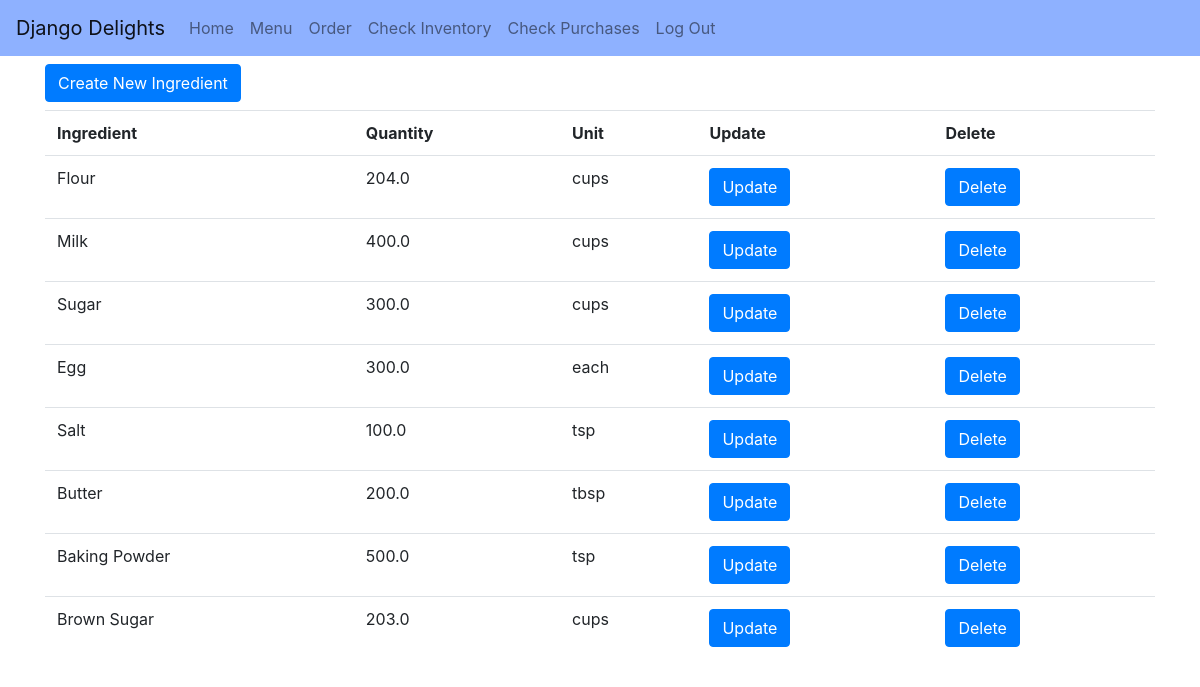
Before: /ingredients/ (signed in) with the older database file.
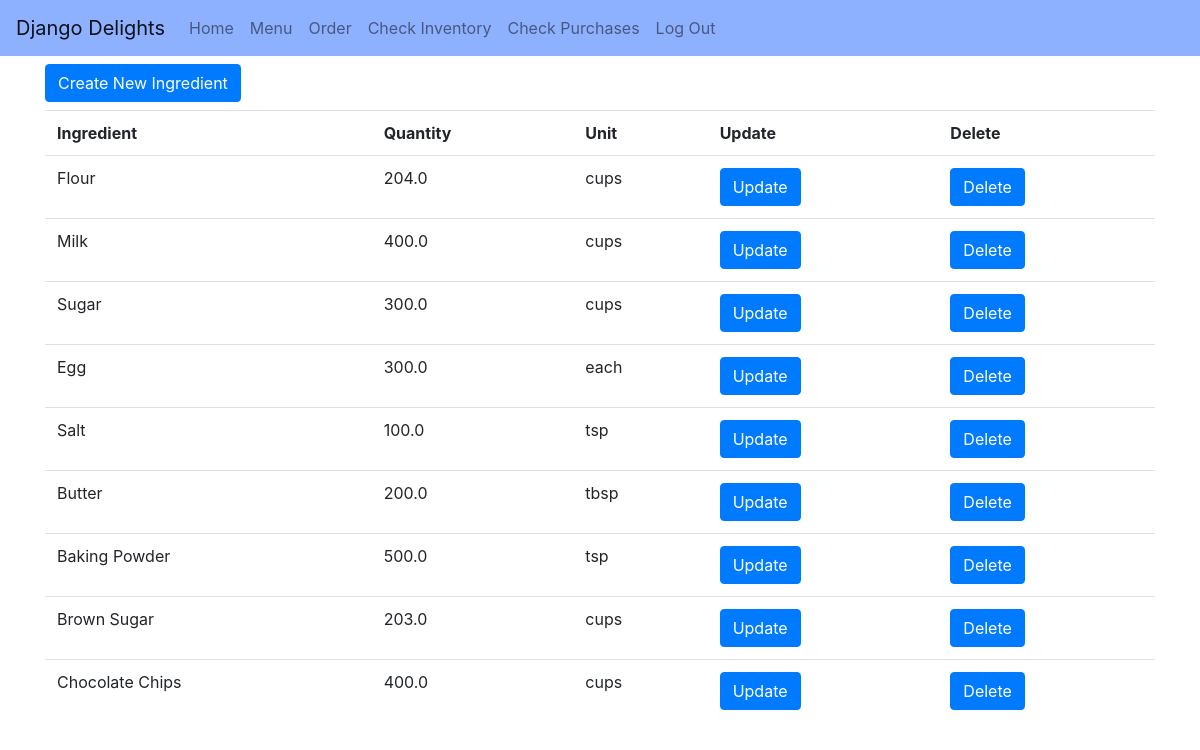
After: the same page with the newer database file.
### inventory/models.py (models this page shows, shortened)
class Ingredient(models.Model):
    POUNDS = 'lbs'
    CUPS = 'cups'
    TABLESPOONS = 'tbsp'
    TEASPOONS = 'tsp'
    EACH = 'each'
    UNIT_CHOICES = [
        (POUNDS, 'Pounds'),
        (CUPS, 'Cups'),
        (TABLESPOONS, 'Tablespoons'),
        (TEASPOONS, 'Teaspoons'),
        (EACH, 'Each')
    ]
    name = models.CharField(max_length=100)
    quantity = models.FloatField()
    unit = models.CharField(max_length=4, choices=UNIT_CHOICES)
    price_per_unit = models.DecimalField(max_digits=10, decimal_places=2)
    def __str__(self) -> str:
        return self.name

### inventory/views.py (the view)
# urls.py: path('ingredients/', views.IngredientList.as_view(), name='ingredients'),
class IngredientList(LoginRequiredMixin, ListView):
    model = Ingredient
    context_object_name = 'ingredient_list'
    template_name = 'inventory/ingredient_list.html'

### inventory/templates/inventory/ingredient_list.html
{% extends './base.html' %}
{% block content %}
<div class="container">
    <a class="btn btn-primary my-2" href="{% url 'ingredientcreate' %}">Create New Ingredient</a>
    <div class="row">
        <div class="col">
            <table class="table">
                <tr>
                    <th>Ingredient</th>
                    <th>Quantity</th>
                    <th>Unit</th>
                    <th>Update</th>
                    <th>Delete</th>
                </tr>
                {% for ingredient in ingredient_list %}
                <tr>
                    <td>{{ ingredient }}</td>
                    <td>{{ ingredient.quantity }}</td>
                    <td>{{ ingredient.unit }}</td>
                    <td><a class="btn btn-primary" href="./update/{{ ingredient.pk }}" role="button">Update</a></td>
                    <td><a class="btn btn-primary" href="./delete/{{ ingredient.pk }}" role="button">Delete</a></td>
                </tr>
                {% endfor %}
            </table>
        </div>
    </div>
</div>
{% endblock %}

### inventory/templates/inventory/base.html (shortened to what this page needs)
<!DOCTYPE html lang=en>
<html>
    <head>
        <link rel="stylesheet" href="https://stackpath.bootstrapcdn.com/bootstrap/4.1.3/css/bootstrap.min.css">
    </head>
    <body>
        {% load static %}
        <nav class="navbar navbar-expand-md navbar-light" style="background-color: rgb(142, 177, 255);">
            <a class="navbar-brand fw-bold" href="/#">Django Delights</a>
            <div class="collapse navbar-collapse" id="navbarSupportedContent">
              <ul class="navbar-nav mr-auto">
                <li class="nav-item">
                  <a class="nav-link" href="/">Home</a>
                </li>
                <li class="nav-item">
                  <a class="nav-link" href="{% url 'menu' %}">Menu</a>
                </li>
                <li class="nav-item">
                    <a class="nav-link" href="{% url 'purchasecreate' %}">Order</a>
                </li>
                {% if user.is_authenticated %}
                  <li class="nav-item">
                    <a class="nav-link" href="{% url 'ingredients' %}">Check Inventory</a>
                  </li>
                  <li class="nav-item">
                    <a class="nav-link" href="{% url 'purchases' %}">Check Purchases</a>
                  </li>
                  <li class="nav-item">
                    <a class="nav-link" href="{% url 'logout' %}">Log Out</a>
                  </li>
                {% endif %}
              </ul>
            </div>
          </nav>
        {% block content %}
        {% endblock %}
    </body>
</html>

Changed rows visible on the page:
added Ingredient: name "Chocolate Chips", quantity "400.0", unit "cups"
